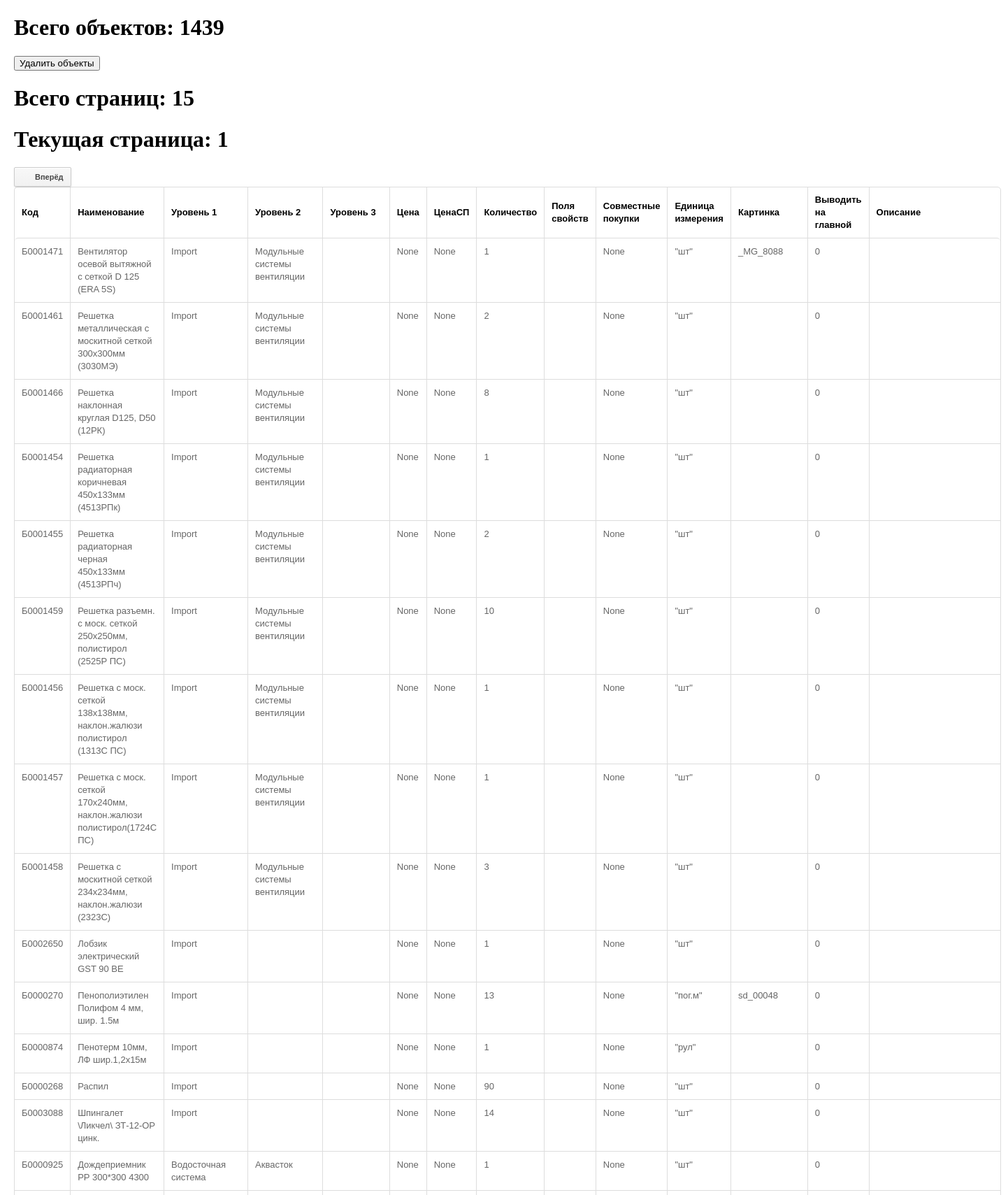
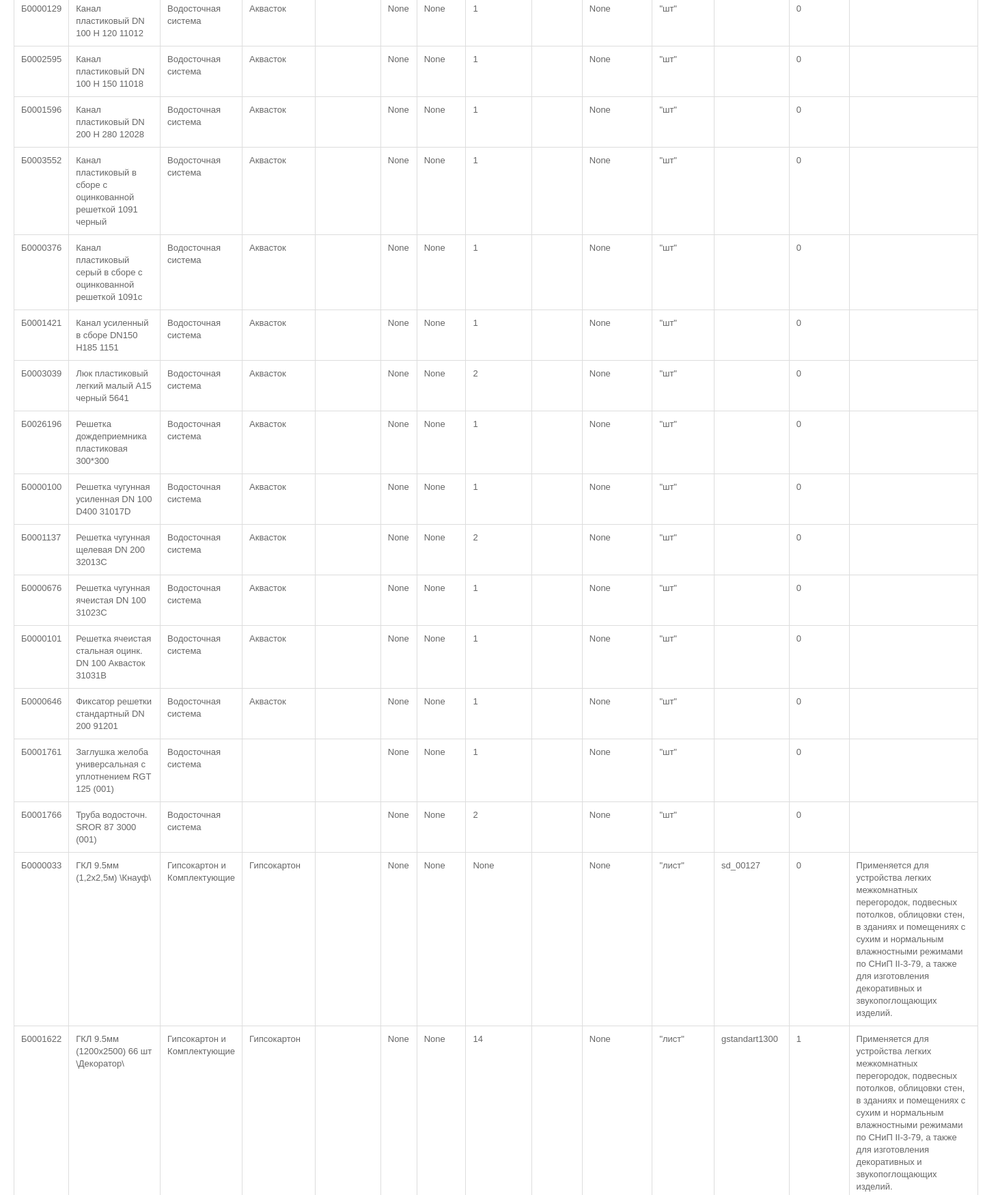
/api/objects/ (upper part), run on the app's committed database (2 pictures, top to bottom).
### service_app/models.py (models this page shows, shortened)
class CSVObject(models.Model):
    code = models.CharField(max_length=15, verbose_name='Код', blank=True)
    name = models.CharField(max_length=100, verbose_name='Наименование', blank=True)
    level_1 = models.CharField(max_length=50, verbose_name='Уровень 1', blank=True)
    level_2 = models.CharField(max_length=50, verbose_name='Уровень 2', blank=True)
    level_3 = models.CharField(max_length=50, verbose_name='Уровень 3', blank=True)
    price = models.DecimalField(max_digits=10, decimal_places=5, null=True, verbose_name='Цена')
    price_sp = models.DecimalField(max_digits=10, decimal_places=5, null=True, verbose_name='Цена СП')
    amount = models.IntegerField(null=True, verbose_name='Количество')
    fields_of_options = models.TextField(verbose_name='Поля свойств', blank=True)
    joint_purchases = models.IntegerField(null=True, verbose_name='Совместные покупки')
    unit = models.CharField(max_length=15, verbose_name='Единица измерения', blank=True)
    image = models.CharField(max_length=100, verbose_name='Картинка', blank=True)
    show_on_main_page = models.IntegerField(null=True, verbose_name='Выводить на главной', blank=True)
    description = models.TextField(verbose_name='Описание', blank=True)
    class Meta:
        verbose_name = "CSVObject"
        verbose_name_plural = "CSVObjects"

### service_app/views.py (the view, shortened to what this page needs)
class ListCSVFileView(mixins.CreateModelMixin, viewsets.ReadOnlyModelViewSet):
    queryset = CSVObject.objects.all()
    permission_classes = (permissions.AllowAny,)
    serializer_class = CSVObjectSerializer
    pagination_class = CustomPagination
    renderer_classes = [TemplateHTMLRenderer]
    template_name = 'roundedtable.html'
    def list(self, request, *args, **kwargs):
        page = self.paginate_queryset(self.queryset)
        if page is not None:
            serializer = self.get_serializer(page, many=True)
            return self.get_paginated_response(serializer.data)
        return Response({'content': CSVObjectSerializer(self.queryset, many=True).data},
                        template_name=self.template_name, status=status.HTTP_200_OK)

### service_app/views.py (called while the page is built)
    def get_paginated_response(self, data):
        return Response({
            'links': {
                'next': self.get_next_link(),
                'previous': self.get_previous_link()
            },
            'count': self.page.paginator.count,
            'content': data,
            'total_pages': self.page.paginator.num_pages,
            'page_number': self.page.number,
        })

### templates/roundedtable.html (shortened to what this page needs)
<!DOCTYPE html>
{% load static %}
<html>
<head>
    <link rel="stylesheet" href="{% static 'css/style.css' %}">
</head>
<body>
<h1>Всего объектов: {{count}}</h1>
<form action="" method="post">
    <input type="submit" value="Удалить объекты"/>
</form>
<h1>Всего страниц: {{total_pages}}</h1>
<h1>Текущая страница: {{page_number}}</h1>
{% if links.next %}
<a type="button" href="{{links.next}}">
    <button><i class="icon-chevron-right"></i>Вперёд</button>
</a>
{% endif %}
<table>
    <thead>
    <tr>
        <th>Код</th>
        <th>Наименование</th>
        <th>Уровень 1</th>
        <th>Уровень 2</th>
        <th>Уровень 3</th>
        <th>Цена</th>
        <th>ЦенаСП</th>
        <th>Количество</th>
        <th>Поля свойств</th>
        <th>Совместные покупки</th>
        <th>Единица измерения</th>
        <th>Картинка</th>
        <th>Выводить на главной</th>
        <th>Описание</th>
    </tr>
    </thead>
    <tbody>
    {% for object in content %}
    <tr>
        <td>{{object.code}}</td>
        <td>{{object.name}}</td>
        <td>{{object.level_1}}</td>
        <td>{{object.level_2}}</td>
        <td>{{object.level_3}}</td>
        <td>{{object.price}}</td>
        <td>{{object.price_sp}}</td>
        <td>{{object.amount}}</td>
        <td>{{object.fields_of_options}}</td>
        <td>{{object.joint_purchases}}</td>
        <td>{{object.unit}}</td>
        <td>{{object.image}}</td>
        <td>{{object.show_on_main_page}}</td>
        <td>{{object.description}}</td>
    </tr>
    {% endfor %}
    </tbody>
</table>
</body>
</html>

### static/css/style.css (style rules this page uses)
body { margin: 20px; padding: 0; }
button { display: inline-block; *display: inline; padding: 3px 10px; margin-bottom: 0; *margin-left: .3em; font-size: 11px; font-weight: bold; line-height: 20px; *line-height: 20px; color: #444444; text-align: center; vertical-align: middle; cursor: pointer; background-color: #f1f1f1; *background-color: #f1f1f1; background-image: -webkit-gradient(linear, 0 0, 0 100%, from(#f8f8f8), to(#f1f1f1)); background-image: -webkit-linear-gradient(top, #f8f8f8, #f1f1f1); background-image: -o-linear-gradient(top, #f8f8f8, #f1f1f1); background-image: linear-gradient(to bottom, #f8f8f8, #f1f1f1); background-image: -moz-linear-gradient(top, #f8f8f8, #f1f1f1); background-repeat: repeat-x; border: 1px solid #cccccc; *border: 0; -webkit-border-radius: 2px; -moz-border-radius: 2px; border-radius: 2px; filter: progid:dximagetransform.microsoft.gradient(startColorstr='#f8f8f8', endColorstr='#f1f1f1', GradientType=0); *zoom: 1; -webkit-box-shadow: inset 0 1px 0 rgba(255, 255, 255, 1), 0 1px 2px rgba(0, 0, 0, 0.1); -moz-box-shadow: inset 0 1px 0 rgba(255, 255, 255, 1), 0 1px 2px rgba(0, 0, 0, 0.1); box-shadow: inset 0 1px 0 rgba(255, 255, 255, 1), 0 1px 2px rgba(0, 0, 0, 0.1); }
[class^="icon-"], [class*=" icon-"] { display: inline-block; width: 14px; height: 14px; margin-top: 1px; margin-right: 5px; *margin-right: .3em; line-height: 14px; vertical-align: text-top; background-image: url("glyphicons-halflings.png"); background-position: 14px 14px; background-repeat: no-repeat; }
table { width: 100%; margin-bottom: 18px; padding: 0; font-size: 13px; border: 1px solid #dddddd; border-spacing: 0; border-collapse: separate; -webkit-border-radius: 5px; -moz-border-radius: 5px; border-radius: 5px; color: #666666; font-family: Arial; }
table th, table td { padding: 10px 10px 9px; line-height: 18px; text-align: left; }
table th { padding-top: 9px; font-weight: bold; vertical-align: middle; color: black; }
table td { vertical-align: top; border-top: 1px solid #ddd; }
table th+th,table td+td,table th+td { border-left: 1px solid #ddd; }
table thead tr:first-child th:first-child, table tbody tr:first-child td:first-child { -webkit-border-radius: 5px 0 0 0; -moz-border-radius: 5px 0 0 0; border-radius: 5px 0 0 0; }
table thead tr:first-child th:last-child, table tbody tr:first-child td:last-child { -webkit-border-radius: 0 5px 0 0; -moz-border-radius: 0 5px 0 0; border-radius: 0 5px 0 0; }
.icon-chevron-right { background-position: -456px -72px; }

### data on the page
CSVObject: code "Б0001471", name "Вентилятор осевой вытяжной с сеткой D 125 (ERA 5S)", level_1 "Import", level_2 "Модульные системы вентиляции", unit "\"шт\"", image "_MG_8088"
CSVObject: code "Б0001461", name "Решетка металлическая с москитной сеткой 300х300мм (3030МЭ)", level_1 "Import", level_2 "Модульные системы вентиляции", unit "\"шт\""
CSVObject: code "Б0001466", name "Решетка наклонная круглая D125, D50 (12РК)", level_1 "Import", level_2 "Модульные системы вентиляции", unit "\"шт\""
CSVObject: code "Б0001454", name "Решетка радиаторная коричневая 450х133мм (4513РПк)", level_1 "Import", level_2 "Модульные системы вентиляции", unit "\"шт\""
CSVObject: code "Б0001455", name "Решетка радиаторная черная 450х133мм (4513РПч)", level_1 "Import", level_2 "Модульные системы вентиляции", unit "\"шт\""
CSVObject: code "Б0001459", name "Решетка разъемн. с моск. сеткой 250х250мм, полистирол (2525Р ПС)", level_1 "Import", level_2 "Модульные системы вентиляции", unit "\"шт\""
CSVObject: code "Б0001456", name "Решетка с моск. сеткой 138х138мм, наклон.жалюзи полистирол (1313С ПС)", level_1 "Import", level_2 "Модульные системы вентиляции", unit "\"шт\""
CSVObject: code "Б0001457", name "Решетка с моск. сеткой 170х240мм, наклон.жалюзи полистирол(1724С ПС)", level_1 "Import", level_2 "Модульные системы вентиляции", unit "\"шт\""
CSVObject: code "Б0001458", name "Решетка с москитной сеткой 234х234мм, наклон.жалюзи (2323С)", level_1 "Import", level_2 "Модульные системы вентиляции", unit "\"шт\""
CSVObject: code "Б0002650", name "Лобзик электрический GST 90 BE", level_1 "Import", unit "\"шт\""
CSVObject: code "Б0000270", name "Пенополиэтилен Полифом 4 мм, шир. 1.5м", level_1 "Import", unit "\"пог.м\"", image "sd_00048"
CSVObject: code "Б0000874", name "Пенотерм 10мм, ЛФ шир.1,2х15м", level_1 "Import", unit "\"рул\""
CSVObject: code "Б0000268", name "Распил", level_1 "Import", unit "\"шт\""
CSVObject: code "Б0003088", name "Шпингалет \\Ликчел\\ ЗТ-12-ОР цинк.", level_1 "Import", unit "\"шт\""
CSVObject: code "Б0000925", name "Дождеприемник РР 300*300 4300", level_1 "Водосточная система", level_2 "Аквасток", unit "\"шт\""
CSVObject: code "Б0000129", name "Канал пластиковый DN 100 Н 120 11012", level_1 "Водосточная система", level_2 "Аквасток", unit "\"шт\""
CSVObject: code "Б0002595", name "Канал пластиковый DN 100 Н 150 11018", level_1 "Водосточная система", level_2 "Аквасток", unit "\"шт\""
CSVObject: code "Б0001596", name "Канал пластиковый DN 200 H 280 12028", level_1 "Водосточная система", level_2 "Аквасток", unit "\"шт\""
CSVObject: code "Б0003552", name "Канал пластиковый в сборе с оцинкованной решеткой 1091 черный", level_1 "Водосточная система", level_2 "Аквасток", unit "\"шт\""
CSVObject: code "Б0000376", name "Канал пластиковый серый в сборе с оцинкованной решеткой 1091с", level_1 "Водосточная система", level_2 "Аквасток", unit "\"шт\""
CSVObject: code "Б0001421", name "Канал усиленный в сборе DN150 H185 1151", level_1 "Водосточная система", level_2 "Аквасток", unit "\"шт\""
CSVObject: code "Б0003039", name "Люк пластиковый легкий малый А15 черный 5641", level_1 "Водосточная система", level_2 "Аквасток", unit "\"шт\""
CSVObject: code "Б0026196", name "Решетка дождеприемника пластиковая 300*300", level_1 "Водосточная система", level_2 "Аквасток", unit "\"шт\""
CSVObject: code "Б0000100", name "Решетка чугунная усиленная DN 100 D400 31017D", level_1 "Водосточная система", level_2 "Аквасток", unit "\"шт\""
CSVObject: code "Б0001137", name "Решетка чугунная щелевая DN 200 32013С", level_1 "Водосточная система", level_2 "Аквасток", unit "\"шт\""
CSVObject: code "Б0000676", name "Решетка чугунная ячеистая DN 100 31023С", level_1 "Водосточная система", level_2 "Аквасток", unit "\"шт\""
CSVObject: code "Б0000101", name "Решетка ячеистая стальная оцинк. DN 100 Аквасток 31031В", level_1 "Водосточная система", level_2 "Аквасток", unit "\"шт\""
CSVObject: code "Б0000646", name "Фиксатор решетки стандартный DN 200 91201", level_1 "Водосточная система", level_2 "Аквасток", unit "\"шт\""
CSVObject: code "Б0001761", name "Заглушка желоба универсальная с уплотнением RGT 125 (001)", level_1 "Водосточная система", unit "\"шт\""
CSVObject: code "Б0001766", name "Труба водосточн. SROR 87 3000 (001)", level_1 "Водосточная система", unit "\"шт\""
CSVObject: code "Б0000033", name "ГКЛ 9.5мм (1,2х2,5м) \\Кнауф\\", level_1 "Гипсокартон и Комплектующие", level_2 "Гипсокартон", unit "\"лист\"", image "sd_00127", description "Применяется для устройства легких межкомнатных перегородок, подвесных потолков, облицовки стен, в зданиях и помещениях с сухим и нормальным влажностными режимами по СНиП II-3-79, а также для изготовления декоративных и звукопоглощающих изделий."
CSVObject: code "Б0001622", name "ГКЛ 9.5мм (1200х2500) 66 шт \\Декоратор\\", level_1 "Гипсокартон и Комплектующие", level_2 "Гипсокартон", unit "\"лист\"", image "gstandart1300", description "Применяется для устройства легких межкомнатных перегородок, подвесных потолков, облицовки стен, в зданиях и помещениях с сухим и нормальным влажностными режимами по СНиП II-3-79, а также для изготовления декоративных и звукопоглощающих изделий."

### other printed values
{{ count }} "1439"
{{ total_pages }} "15"
{{ page_number }} "1"
{{ object.price }} "None" "None" "None" "None" "None" "None" "None" "None" "None" "None" "None" "None" "None" "None" "None" "None" "None" "None" "None" "None" "None" "None" "None" "None" "None" "None" "None" "None" "None" "None" "None" "None"
{{ object.price_sp }} "None" "None" "None" "None" "None" "None" "None" "None" "None" "None" "None" "None" "None" "None" "None" "None" "None" "None" "None" "None" "None" "None" "None" "None" "None" "None" "None" "None" "None" "None" "None" "None"
{{ object.amount }} "1" "2" "8" "1" "2" "10" "1" "1" "3" "1" "13" "1" "90" "14" "1" "1" "1" "1" "1" "1" "1" "2" "1" "1" "2" "1" "1" "1" "1" "2" "None" "14"
{{ object.joint_purchases }} "None" "None" "None" "None" "None" "None" "None" "None" "None" "None" "None" "None" "None" "None" "None" "None" "None" "None" "None" "None" "None" "None" "None" "None" "None" "None" "None" "None" "None" "None" "None" "None"
{{ object.show_on_main_page }} "0" "0" "0" "0" "0" "0" "0" "0" "0" "0" "0" "0" "0" "0" "0" "0" "0" "0" "0" "0" "0" "0" "0" "0" "0" "0" "0" "0" "0" "0" "0" "1"
